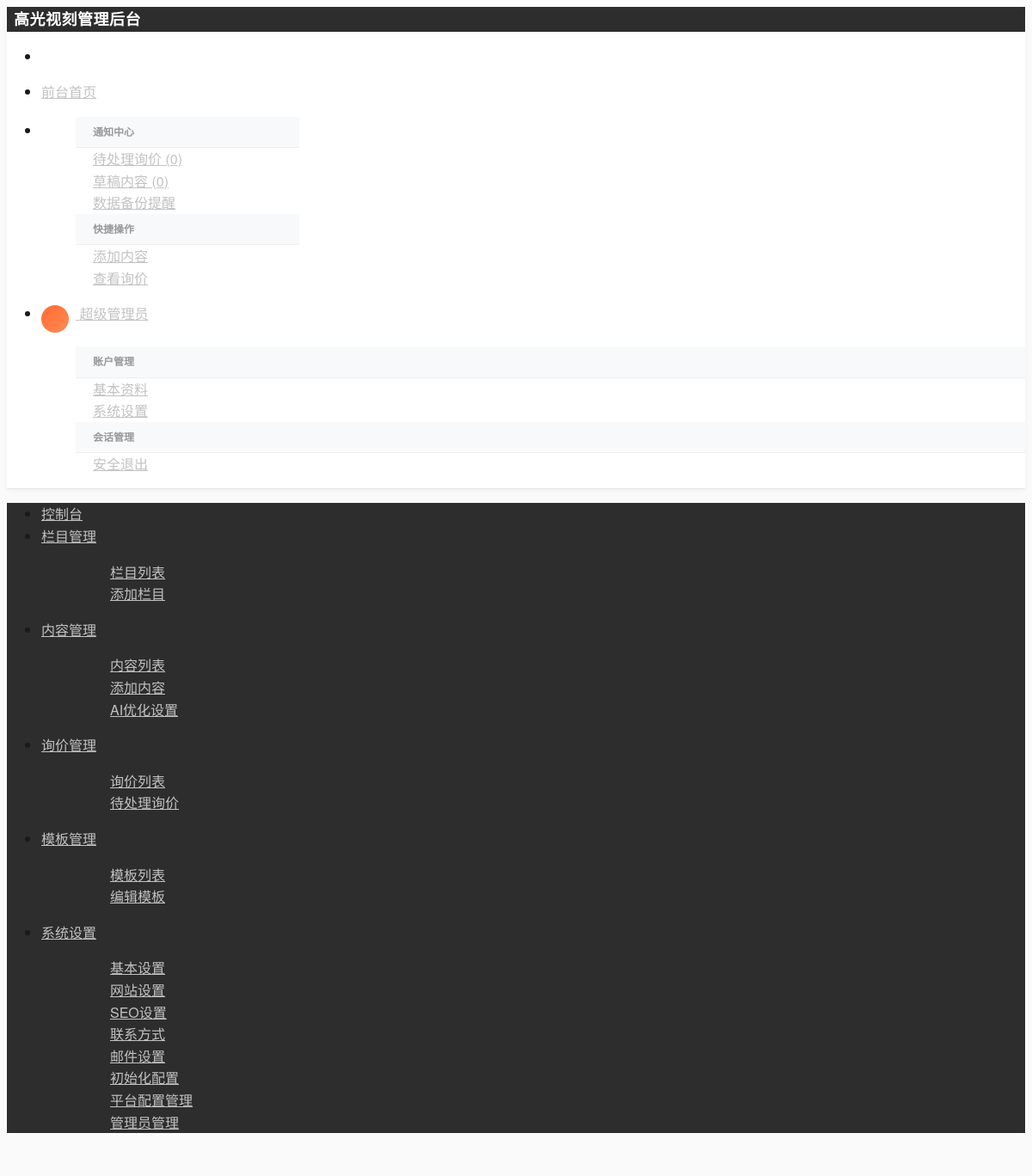
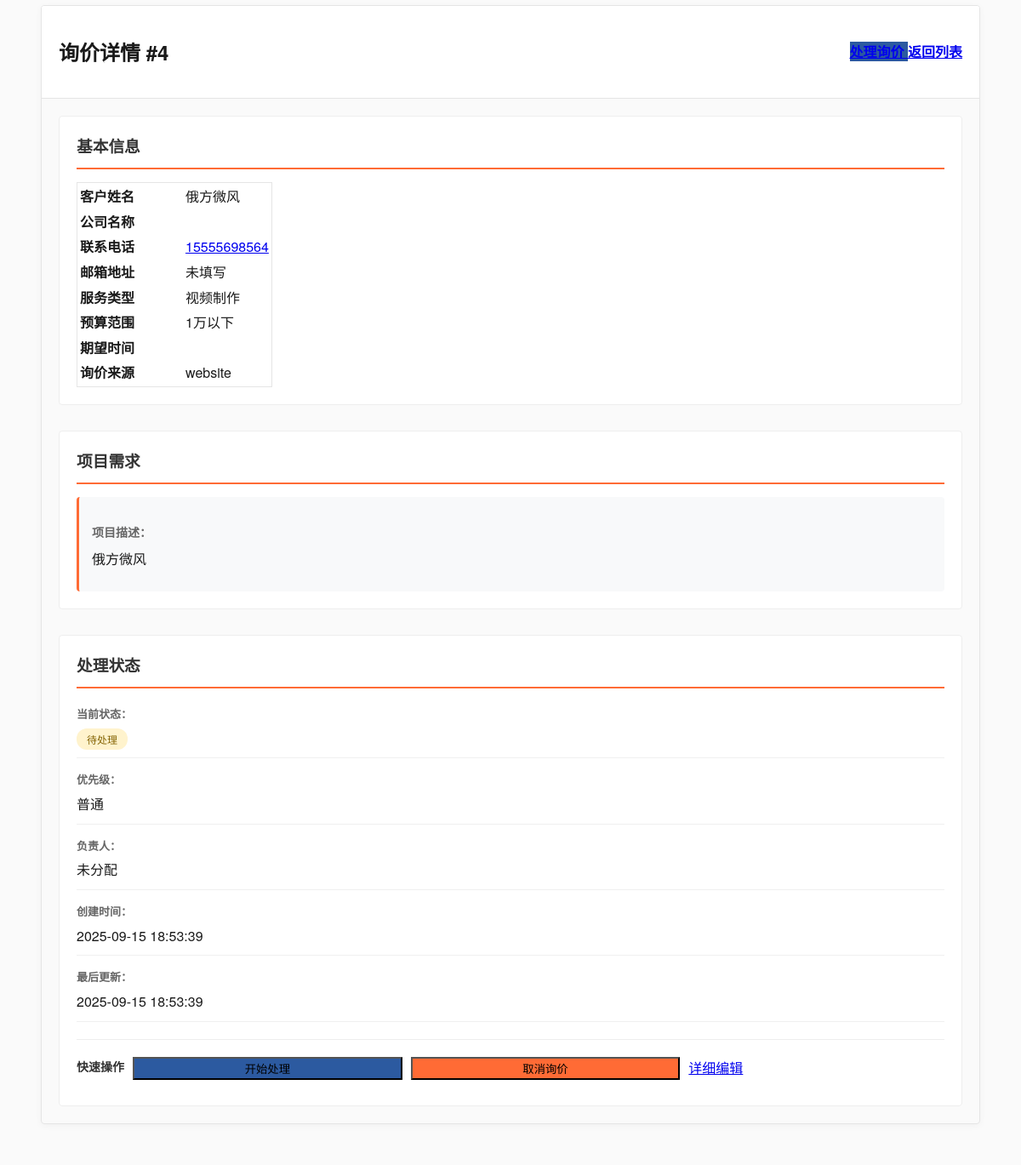
The app's page /admin/modules/inquiry/view.php?id=4 (signed in) with its own data (2 pictures, top to bottom).
### tables this page shows
CREATE TABLE `inquiries` (
  `id` int(11) NOT NULL AUTO_INCREMENT,
  `name` varchar(100) NOT NULL COMMENT '姓名',
  `company` varchar(200) DEFAULT NULL COMMENT '公司名称',
  `phone` varchar(20) NOT NULL COMMENT '联系电话',
  `email` varchar(100) DEFAULT NULL COMMENT '邮箱',
  `service_type` varchar(100) NOT NULL COMMENT '服务类型',
  `budget` varchar(50) DEFAULT NULL COMMENT '预算范围',
  `project_description` text COMMENT '项目描述',
  `requirements` text COMMENT '具体需求',
  `timeline` varchar(100) DEFAULT NULL COMMENT '预期时间',
  `source` varchar(50) DEFAULT 'website' COMMENT '来源渠道',
  `status` enum('pending','processing','completed','cancelled') NOT NULL DEFAULT 'pending' COMMENT '处理状态',
  `priority` enum('low','normal','high','urgent') DEFAULT 'normal' COMMENT '优先级',
  `notes` text COMMENT '备注',
  `response_content` text COMMENT '回复内容',
  `response_at` datetime DEFAULT NULL COMMENT '回复时间',
  `assigned_to` int(11) DEFAULT NULL COMMENT '分配给谁',
  `followed_up_at` timestamp NULL DEFAULT NULL COMMENT '跟进时间',
  `created_at` timestamp NOT NULL DEFAULT CURRENT_TIMESTAMP COMMENT '创建时间',
  `updated_at` timestamp NOT NULL DEFAULT CURRENT_TIMESTAMP ON UPDATE CURRENT_TIMESTAMP COMMENT '更新时间',
  PRIMARY KEY (`id`),
  KEY `status` (`status`),
  KEY `service_type` (`service_type`),
  KEY `created_at` (`created_at`),
  KEY `priority` (`priority`),
  KEY `assigned_to` (`assigned_to`)
);

### admin/modules/inquiry/view.php (the view, shortened to what this page needs)
<?php
require_once '../../../includes/functions.php';
$id = intval($_GET['id'] ?? 0);
try {
    $stmt = $db->prepare("
        SELECT i.*, a.username as assigned_admin_name
        FROM inquiries i
        LEFT JOIN admins a ON i.assigned_to = a.id
        WHERE i.id = ?
    ");
    $stmt->execute([$id]);
    $inquiry = $stmt->fetch();
} catch (Exception $e) {
    header('Location: index.php?error=' . urlencode($e->getMessage()));
    exit();
}
$status_map = [
    'pending' => '待处理',
    'processing' => '处理中',
    'completed' => '已完成',
    'cancelled' => '已取消'
];
$priority_map = [
    'low' => '低',
    'normal' => '普通',
    'high' => '高',
    'urgent' => '紧急'
];
$status_class_map = [
    'pending' => 'status-pending',
    'processing' => 'status-processing',
    'completed' => 'status-completed',
    'cancelled' => 'status-cancelled'
];
$priority_class_map = [
    'low' => 'layui-badge',
    'normal' => 'layui-badge layui-bg-blue',
    'high' => 'layui-badge layui-bg-orange',
    'urgent' => 'layui-badge layui-bg-red'
];
?>
<!DOCTYPE html>
<html lang="zh-CN">
<head>
    <link rel="stylesheet" href="https://unpkg.com/layui@2.8.0/dist/css/layui.css">
    <link rel="stylesheet" href="../../assets/css/admin.css">
</head>
<body>
    <div class="layui-layout layui-layout-admin">
        <?php include '../../includes/header.php'; ?>
        <?php include '../../includes/sidebar.php'; ?>
        <div class="layui-body">
            <div class="layui-card" style="margin: 20px;">
                <div class="layui-card-header">
                    <div style="display: flex; justify-content: space-between; align-items: center;">
                        <h2>询价详情 #<?php echo $inquiry['id']; ?></h2>
                        <div>
                            <a href="edit.php?id=<?php echo $inquiry['id']; ?>" class="layui-btn layui-btn-normal">
                                <i class="layui-icon layui-icon-edit"></i> 处理询价
                            </a>
                            <a href="index.php" class="layui-btn layui-btn-primary">
                                <i class="layui-icon layui-icon-return"></i> 返回列表
                            </a>
                        </div>
                    </div>
                </div>
                <div class="layui-card-body">
                    <div class="layui-row layui-col-space20">
                        <div class="layui-col-md8">
                            <div class="info-section">
                                <h3>基本信息</h3>
                                <table class="layui-table">
                                    <tbody>
                                        <tr>
                                            <td width="120"><strong>客户姓名</strong></td>
                                            <td><?php echo htmlspecialchars($inquiry['name']); ?></td>
                                        </tr>
                                        <tr>
                                            <td><strong>公司名称</strong></td>
                                            <td><?php echo htmlspecialchars($inquiry['company'] ?? '未填写'); ?></td>
                                        </tr>
                                        <tr>
                                            <td><strong>联系电话</strong></td>
                                            <td><a href="tel:<?php echo $inquiry['phone']; ?>"><?php echo htmlspecialchars($inquiry['phone']); ?></a></td>
                                        </tr>
                                        <tr>
                                            <td><strong>邮箱地址</strong></td>
                                            <td>
                                                <?php if ($inquiry['email']): ?>
                                                    <a href="mailto:<?php echo $inquiry['email']; ?>"><?php echo htmlspecialchars($inquiry['email']); ?></a>
                                                <?php else: ?>
                                                    未填写
                                                <?php endif; ?>
                                            </td>
                                        </tr>
                                        <tr>
                                            <td><strong>服务类型</strong></td>
                                            <td><?php echo htmlspecialchars($inquiry['service_type']); ?></td>
                                        </tr>
                                        <tr>
                                            <td><strong>预算范围</strong></td>
                                            <td><?php echo htmlspecialchars($inquiry['budget'] ?? '未填写'); ?></td>
                                        </tr>
                                        <tr>
                                            <td><strong>期望时间</strong></td>
                                            <td><?php echo htmlspecialchars($inquiry['timeline'] ?? '未填写'); ?></td>
                                        </tr>
                                        <tr>
                                            <td><strong>询价来源</strong></td>
                                            <td><?php echo htmlspecialchars($inquiry['source']); ?></td>
                                        </tr>
                                    </tbody>
                                </table>
                            </div>
                            <div class="info-section">
                                <h3>项目需求</h3>
                                <div class="content-box">
                                    <h4>项目描述：</h4>
                                    <p><?php echo nl2br(htmlspecialchars($inquiry['project_description'])); ?></p>
                                </div>
                            </div>
                        </div>
                        <div class="layui-col-md4">
                            <div class="status-panel">
                                <h3>处理状态</h3>
                                <div class="status-item">
                                    <label>当前状态：</label>
                                    <span class="status-badge <?php echo $status_class_map[$inquiry['status']]; ?>">
                                        <?php echo $status_map[$inquiry['status']]; ?>
                                    </span>
                                </div>
                                <div class="status-item">
                                    <label>优先级：</label>
                                    <span class="<?php echo $priority_class_map[$inquiry['priority']]; ?>">
                                        <?php echo $priority_map[$inquiry['priority']]; ?>
                                    </span>
                                </div>
                                <div class="status-item">
                                    <label>负责人：</label>
                                    <span><?php echo htmlspecialchars($inquiry['assigned_admin_name'] ?? '未分配'); ?></span>
                                </div>
                                <div class="status-item">
                                    <label>创建时间：</label>
                                    <span><?php echo date('Y-m-d H:i:s', strtotime($inquiry['created_at'])); ?></span>
                                </div>
                                <div class="status-item">
                                    <label>最后更新：</label>
                                    <span><?php echo date('Y-m-d H:i:s', strtotime($inquiry['updated_at'])); ?></span>
                                </div>
                                <div class="quick-actions" style="margin-top: 20px; padding-top: 20px; border-top: 1px solid #eee;">
                                    <h4>快速操作</h4>
                                    <?php if ($inquiry['status'] === 'pending'): ?>
                                        <button class="layui-btn layui-btn-normal layui-btn-sm layui-btn-fluid"
                                                onclick="updateStatus('processing')" style="margin-bottom: 10px;">
                                            开始处理
                                        </button>
                                    <?php endif; ?>
                                    <?php if ($inquiry['status'] !== 'cancelled'): ?>
                                        <button class="layui-btn layui-btn-warm layui-btn-sm layui-btn-fluid"
                                                onclick="updateStatus('cancelled')" style="margin-bottom: 10px;">
                                            取消询价
                                        </button>
                                    <?php endif; ?>
                                    <a href="edit.php?id=<?php echo $inquiry['id']; ?>"
                                       class="layui-btn layui-btn-primary layui-btn-sm layui-btn-fluid">
                                        详细编辑
                                    </a>
                                </div>
                            </div>
                        </div>
                    </div>
                </div>
            </div>
        </div>
    </div>
</body>
</html>

### admin/assets/css/admin.css (style rules this page uses)
:root { --primary-black: #1a1a1a; --primary-dark: #2d2d2d; --primary-gray: #666666; --primary-light-gray: #f8f8f8; --primary-white: #ffffff; --brand-orange: #ff6b35; --brand-blue: #2c5aa0; --brand-green: #27ae60; --text-primary: #1a1a1a; --text-secondary: #666666; --text-muted: #999999; --border-light: #e5e5e5; --bg-section: #fafafa; --shadow-subtle: 0 2px 8px rgba(0, 0, 0, 0.04); --shadow-medium: 0 4px 16px rgba(0, 0, 0, 0.08); --shadow-strong: 0 8px 32px rgba(0, 0, 0, 0.12); --ease-smooth: cubic-bezier(0.4, 0, 0.2, 1); }
body { font-family: 'PingFang SC', 'Microsoft YaHei', 'Helvetica Neue', Arial, sans-serif; background-color: var(--bg-section); color: var(--text-primary); line-height: 1.6; -webkit-font-smoothing: antialiased; -moz-osx-font-smoothing: grayscale; }
.layui-layout-admin .layui-body { background: var(--bg-section); padding: 20px; }
.quick-actions { display: flex; flex-wrap: wrap; gap: 10px; }
.quick-actions .layui-btn { flex: 1; min-width: 120px; }
.status-badge { padding: 4px 12px; border-radius: 12px; font-size: 12px; font-weight: 500; }
.status-pending { background-color: #fff3cd; color: #856404; }
.layui-card { border: 1px solid var(--border-light); box-shadow: var(--shadow-subtle); border-radius: 4px; overflow: hidden; }
.layui-card-header { background: var(--primary-white); border-bottom: 1px solid var(--border-light); padding: 15px 20px; font-weight: 600; color: var(--text-primary); }
.layui-card-body { padding: 20px; }
.layui-btn-normal { background: var(--brand-blue); }
.layui-btn-warm { background: var(--brand-orange); }
.layui-table { background: var(--primary-white); border: 1px solid var(--border-light); }
.info-section { margin-bottom: 30px; padding: 20px; background: #fff; border-radius: 4px; border: 1px solid #eee; }
.info-section h3 { margin: 0 0 15px 0; padding-bottom: 10px; border-bottom: 2px solid #ff6b35; color: #333; }
.info-section h4 { margin: 15px 0 8px 0; color: #666; font-size: 14px; }
.content-box { background: #f8f9fa; padding: 15px; border-radius: 4px; border-left: 3px solid #ff6b35; }
.content-box p { margin: 0 0 10px 0; line-height: 1.6; }
.status-panel { background: #fff; padding: 20px; border-radius: 4px; border: 1px solid #eee; position: sticky; top: 20px; }
.status-panel h3 { margin: 0 0 20px 0; color: #333; border-bottom: 2px solid #ff6b35; padding-bottom: 10px; }
.status-item { margin-bottom: 15px; padding-bottom: 10px; border-bottom: 1px solid #f0f0f0; }
.status-item label { display: block; font-weight: bold; color: #666; margin-bottom: 5px; font-size: 13px; }
.quick-actions h4 { margin: 0 0 15px 0; color: #333; font-size: 14px; }

### records on screen
inquiries: id "4", name "俄方微风", phone "15555698564", service_type "视频制作", budget "1万以下", source "website", project_description "俄方微风", status "待处理", priority "普通", created_at "2025-09-15 18:53:39", updated_at "2025-09-15 18:53:39"

### other values on screen
$_SESSION['admin_name'] "超级管理员"
$inquiry['assigned_admin_name'] "未分配"
